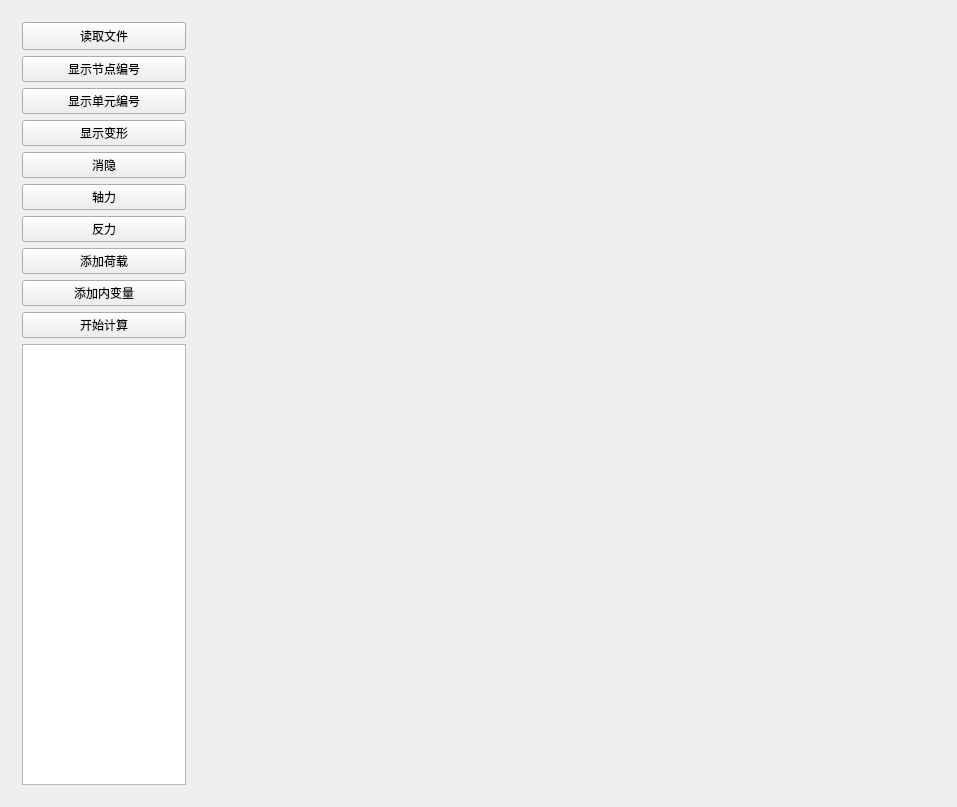
<?xml version="1.0" encoding="UTF-8"?>
<ui version="4.0">
 <class>Fem_VisualizeClass</class>
 <widget class="QWidget" name="Fem_VisualizeClass">
  <property name="geometry">
   <rect>
    <x>0</x>
    <y>0</y>
    <width>957</width>
    <height>807</height>
   </rect>
  </property>
  <property name="windowTitle">
   <string>Fem_Visualize</string>
  </property>
  <layout class="QHBoxLayout" name="horizontalLayout" stretch="1,4">
   <item>
    <widget class="QWidget" name="widget_2" native="true">
     <layout class="QVBoxLayout" name="verticalLayout">
      <item>
       <widget class="QPushButton" name="pushButtonSelFile">
        <property name="minimumSize">
         <size>
          <width>0</width>
          <height>28</height>
         </size>
        </property>
        <property name="text">
         <string>读取文件</string>
        </property>
       </widget>
      </item>
      <item>
       <widget class="QPushButton" name="pushButtonPoint">
        <property name="text">
         <string>显示节点编号</string>
        </property>
       </widget>
      </item>
      <item>
       <widget class="QPushButton" name="pushButtonCell">
        <property name="text">
         <string>显示单元编号</string>
        </property>
       </widget>
      </item>
      <item>
       <widget class="QPushButton" name="pushButtonDis">
        <property name="text">
         <string>显示变形</string>
        </property>
       </widget>
      </item>
      <item>
       <widget class="QPushButton" name="pushButtonShow">
        <property name="text">
         <string>消隐</string>
        </property>
       </widget>
      </item>
      <item>
       <widget class="QPushButton" name="pushButtonForce">
        <property name="text">
         <string>轴力</string>
        </property>
       </widget>
      </item>
      <item>
       <widget class="QPushButton" name="pushButtonRea">
        <property name="text">
         <string>反力</string>
        </property>
       </widget>
      </item>
      <item>
       <widget class="QPushButton" name="pushButtonLoad">
        <property name="text">
         <string>添加荷载</string>
        </property>
       </widget>
      </item>
      <item>
       <widget class="QPushButton" name="pushButtonInVar">
        <property name="text">
         <string>添加内变量</string>
        </property>
       </widget>
      </item>
      <item>
       <widget class="QPushButton" name="pushButton">
        <property name="text">
         <string>开始计算</string>
        </property>
       </widget>
      </item>
      <item>
       <widget class="QTreeView" name="treeView"/>
      </item>
     </layout>
    </widget>
   </item>
   <item>
    <widget class="QVTKOpenGLNativeWidget" name="widget" native="true"/>
   </item>
  </layout>
 </widget>
 <layoutdefault spacing="6" margin="11"/>
 <customwidgets>
  <customwidget>
   <class>QVTKOpenGLNativeWidget</class>
   <extends>QWidget</extends>
   <header>qvtkopenglnativewidget.h</header>
   <container>1</container>
  </customwidget>
 </customwidgets>
 <resources>
  <include location="Fem_Visualize.qrc"/>
 </resources>
 <connections/>
</ui>
